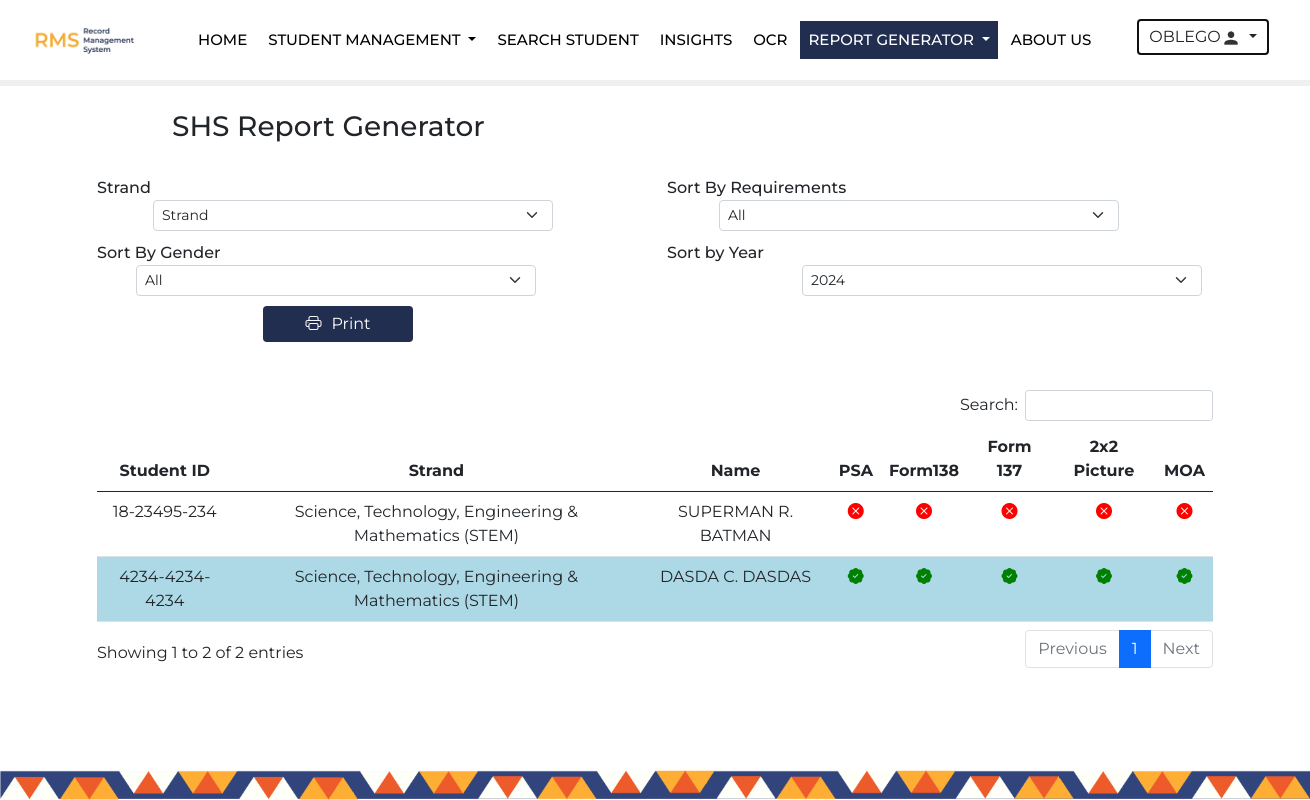
Page /classlistshs.php (signed in) on the committed database.
### tables this page shows
CREATE TABLE `shsstud` (
  `ID` int(255) NOT NULL,
  `userid` int(255) NOT NULL,
  `Stud_ID` varchar(255) NOT NULL,
  `Lastname` varchar(255) DEFAULT NULL,
  `Firstname` varchar(255) DEFAULT NULL,
  `Middlename` varchar(255) DEFAULT NULL,
  `Extensionname` varchar(255) DEFAULT NULL,
  `Gender` varchar(255) DEFAULT NULL,
  `Perm_Address` varchar(255) DEFAULT NULL,
  `Nationality` varchar(255) DEFAULT NULL,
  `DoB` varchar(255) DEFAULT NULL,
  `PoB` varchar(255) DEFAULT NULL,
  `ContactNumber` varchar(255) DEFAULT NULL,
  `Strand` varchar(255) DEFAULT NULL,
  `Email` varchar(255) DEFAULT NULL,
  `PSA` varchar(255) DEFAULT NULL,
  `Form138` varchar(255) DEFAULT NULL,
  `Form137` varchar(255) DEFAULT NULL,
  `Picture` varchar(255) DEFAULT NULL,
  `MOA` varchar(255) DEFAULT NULL,
  `Status` int(1) DEFAULT NULL,
  `Year` int(255) NOT NULL,
  `user_date` timestamp(6) NOT NULL DEFAULT current_timestamp(6) ON UPDATE current_timestamp(6),
  `am_pm` varchar(255) DEFAULT NULL
);

### classlistshs.php (the view, shortened to what this page needs)
<?php
include_once 'connection.php';
?>
<!DOCTYPE html>
<html lang="en">
<head>
	<link href="https://cdn.jsdelivr.net/npm/bootstrap@5.1.0/dist/css/bootstrap.min.css" rel="stylesheet">
	<link href="https://cdnjs.cloudflare.com/ajax/libs/animate.css/3.7.2/animate.min.css" rel="stylesheet">
	<link rel="stylesheet" href="https://cdn.datatables.net/1.13.1/css/dataTables.bootstrap4.min.css">
	<link rel="stylesheet" href="https://cdn.jsdelivr.net/npm/bootstrap-icons@1.5.0/font/bootstrap-icons.css">
	<link href="/Capstone/css/classlist.css" rel="stylesheet">
	<link href="https://unpkg.com/aos@2.3.1/dist/aos.css" rel="stylesheet">
</head>
<body>
<?php
include ('header.php');
?>
<br>
<div class="container" style="margin-left: 160px" data-aos="fade-up">
<h3>SHS Report Generator</h3>
</div>
<br>
<div class="container">
  <form action="printshs.php" method="post" target="_blank">
  <div class="row" data-aos="fade-up"data-aos-delay="400">
  <div class="col">
  <label style="margin-right: 52px; font-weight: 500;">Strand</label>
    <select class="form-select form-select-sm" style="margin-left: 56px; width: 400px; display: inline;" name="Strand">
			<option selected value="Strand">Strand</option>
    </select>
    <br>
    <label style="font-weight: 500;">Sort By Gender</label>
    <select class="form-select form-select-sm" style=" margin-left: 39px; width: 400px; display: inline-block;" name="Gender">
      <option selected value="All">All</option>
    </select>
    <br>
  </div>
  <div class="col">
    <label style="font-weight: 500;">Sort By Requirements</label>
    <select class="form-select form-select-sm" style="margin-left: 52px; width: 400px; display: inline-block;" name="Requirements">
      <option selected value="All">All</option>
    </select>
    <br>
    <label style="font-weight: 500;">Sort by Year</label>
    <select class="form-select form-select-sm" style="margin-left: 135px; width: 400px; display: inline-block;" name="Year" id="year-select"></select>
    <br>
  </div>
</div>
    <button type="submit" class="btn btn-primary" name="print" id="print" style="margin-left: 166px;"data-aos="fade-up"data-aos-delay="400"><i class="bi bi-printer" style="margin-right: 10px;"></i>Print</button>
  </form>
  <br>
  <br>
<div  data-aos="fade-up"data-aos-delay="700">
  <?php
					$result = mysqli_query($conn,"SELECT * FROM shsstud WHERE Status = '1'");
					?>
				<?php
				if (mysqli_num_rows($result) > 0) {
				?>
				<table id="example" class="table table-hover" data-empty="No data is available" style="width:100%">
					<thead>
						<tr>
							<th class="text-center">Student ID</th>
							<th class="text-center">Strand</th>
							<th class="text-center">Name</th>
							<th class="text-center">PSA</th>
							<th class="text-center">Form138</th>
							<th class="text-center">Form 137</th>
							<th class="text-center">2x2 Picture</th>
							<th class="text-center">MOA</th>
						</tr>
					</thead>
					<tbody class="table-striped ">
					<?php
						while($row = mysqli_fetch_array($result)) {
						?>
						<tr>
						<td><?php echo $row["Stud_ID"]; ?></td>
						<td><?php echo $row["Strand"]; ?></td>
						<td><?php echo $row["Firstname"] . " " . $row["Middlename"] . " " . $row["Lastname"] . " " . $row["Extensionname"] ?>
						<td>
						<?php
							if($row["PSA"]){
								echo "<i class='bi bi-patch-check-fill' style='color: green';></i>";
							}else{
								echo "<i class='bi bi-x-circle-fill' style='color: red';></i>";
							}
						?>
					</td>
					<td>
						<?php
							if($row["Form138"]){
								echo "<i class='bi bi-patch-check-fill' style='color: green';></i>";
							}else{
								echo "<i class='bi bi-x-circle-fill' style='color: red';></i>";
							}
						?>
					</td>
					<td>
						<?php
							if($row["Form137"]){
								echo "<i class='bi bi-patch-check-fill' style='color: green';></i>";
							}else{
								echo "<i class='bi bi-x-circle-fill' style='color: red';></i>";;
							}
						?>
					</td>
					<td>
						<?php
							if($row["Picture"]){
								echo "<i class='bi bi-patch-check-fill' style='color: green';></i>";
							}else{
								echo "<i class='bi bi-x-circle-fill' style='color: red';></i>";
							}
						?>
					</td>
					<td>
						<?php
							if($row["MOA"]){
								echo "<i class='bi bi-patch-check-fill' style='color: green';></i>";
							}else{
								echo "<i class='bi bi-x-circle-fill' style='color: red';></i>";
							}
						}
        }
            else {
              echo "<p><center>No results of active students</center></p>";
            }
						?>
					</td>
					</tr>
					</tbody>
				</table>
        </div>
		</div>
<?php
include ('footer.php');
?>
</body>
</html>

### css/classlist.css (style rules this page uses)
* { font-family: 'Montserrat', sans-serif; padding: 0; margin: 0; box-sizing: border-box; }
.table-striped tr:nth-child(even) td { background-color: lightblue; }
.table td { text-align: center; }
.form-select { width: 40%; margin-bottom: 10px; }
.btn-primary { margin-left: 114px; width: 150px; border: none; background-color: #222e50; }

### rows in the picture
shsstud: Stud_ID "18-23495-234", Strand "Science, Technology, Engineering & Mathematics (STEM)", Firstname "SUPERMAN", Middlename "R.", Lastname "BATMAN"
shsstud: Stud_ID "4234-4234-4234", Strand "Science, Technology, Engineering & Mathematics (STEM)", Firstname "DASDA", Middlename "C.", Lastname "DASDAS"

### other values in the picture
$_SESSION['Lname'] "OBLEGO"
